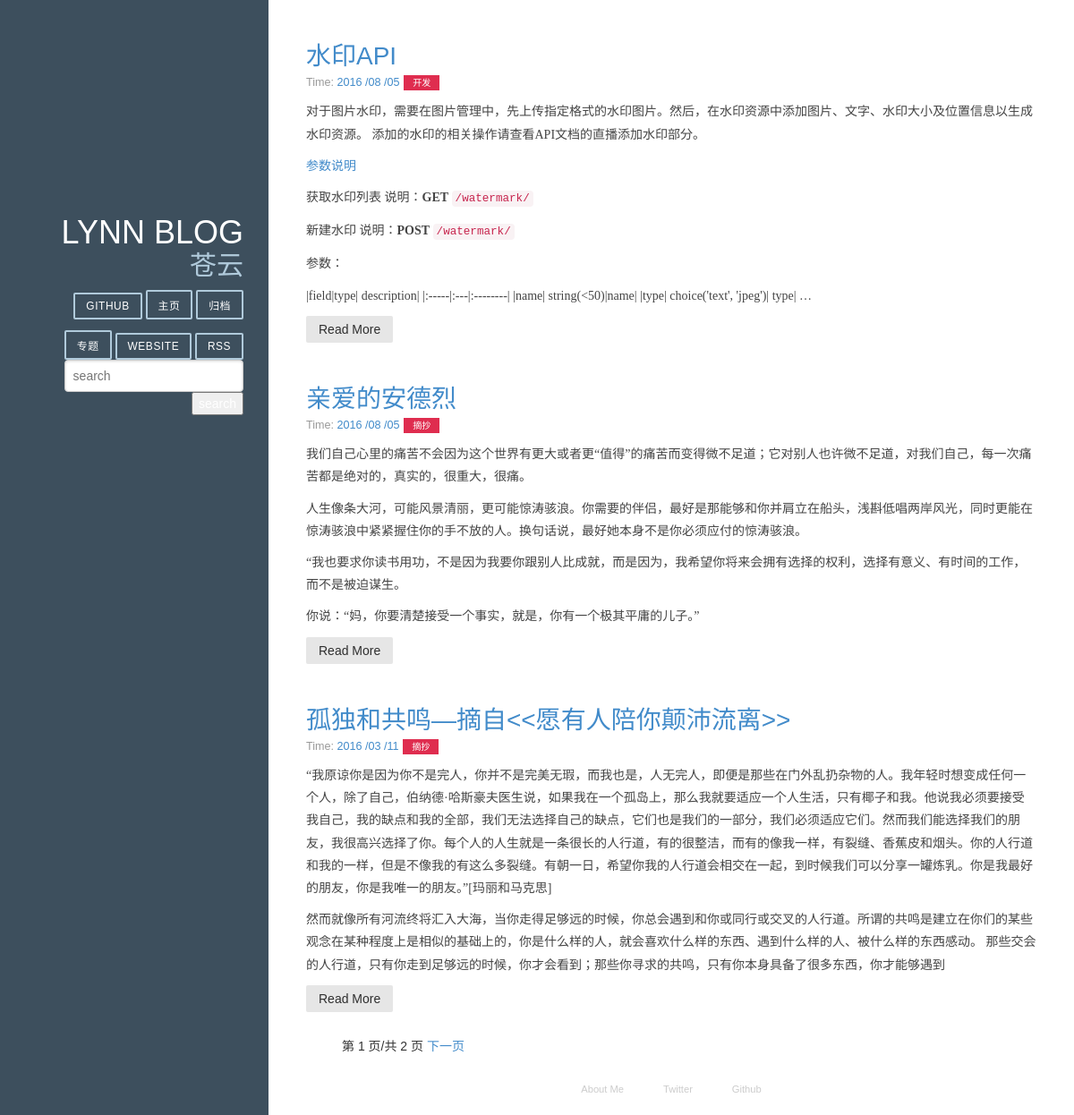
Before: / with the older database file.
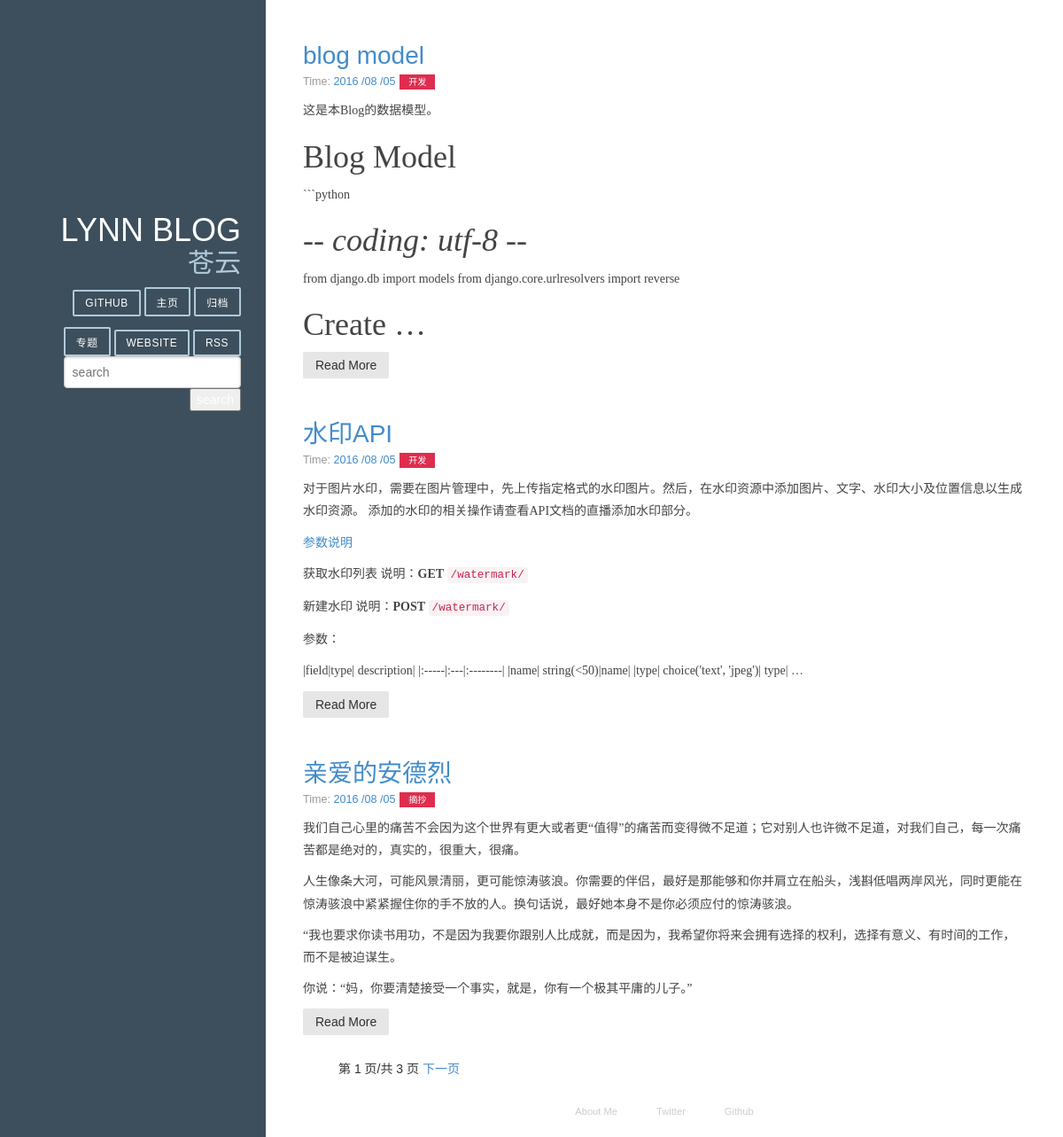
After: the same page with the newer database file.
### article/models.py (models this page shows, shortened)
class Article(models.Model):
    TAGS = (('F', 'Feeling'), ('W', 'Working'), ('E', 'Entertainment'))
    title = models.CharField(max_length=100)  # 博客题目
    tag = models.CharField(choices=TAGS, max_length=50, blank=True)
    category = models.CharField(max_length=50, blank=True)  # 博客标签
    date_time = models.DateTimeField(auto_now_add=True)  # 博客日期
    content = models.TextField(blank=True, null=True)  # 博客文字正文
    class Meta:
        ordering = ['-date_time']

### article/views.py (the view)
# urls.py: url(r'^$', ArticleListView.as_view(), name="home"),
class ArticleListView(ListView):
    model = Article
    template_name = "home.html"
    paginate_by = 3
    context_object_name = "post_list"

### article/templatetags/custom_markdown.py (called while the page is built)
@register.filter(is_safe=True)  #
@stringfilter  #
def custom_markdown(value):
    return mark_safe(markdown.markdown(value,
    	extensions=['markdown.extensions.fenced_code', 'markdown.extensions.codehilite'],
                                       safe_mode=True,
                                       enable_attributes=False))

### templates/home.html (shortened to what this page needs)
{% extends "base.html" %}
{% load custom_markdown %}
{% block content %}
{% if post_list %}
<div class="posts">
    {% for post in post_list %}
        <section class="post">
            <header class="post-header">
                <h2 class="post-title"><a href="{% url "detail" pk=post.id %}">{{ post.title }}</a></h2>
                    <p class="post-meta">
                        Time:  <a class="post-author" href="#">{{ post.date_time |date:"Y /m /d"}}</a> <a class="post-category post-category-js" href="#">{{ post.category }}</a>
                    </p>
            </header>
                <div class="post-description">
                    <p>
                        {{ post.content | truncatewords_html:20 | custom_markdown }}
                    </p>
                </div>
                <a class="pure-button" href="{% url "detail" pk=post.id %}">Read More</a>
        </section>
    {% endfor %}
    {% if is_paginated %}
    <div>
        <ul class="pagenation">
            <span> 第 {{ page_obj.number }} 页/共 {{ page_obj.paginator.num_pages }} 页</span>
            {% if page_obj.has_next %}
            <span><a href="?page={{ page_obj.next_page_number}}">下一页</a></span>
            {% endif %}
        </ul>
    </div>
    {% endif%}
{% else %}
<h1>NO Resutl</h1>
{% endif %}
</div>
{% endblock %}

Changed rows visible on the page:
no longer on this page (row unchanged): Article: title "孤独和共鸣—摘自<<愿有人陪你颠沛流离>>", date_time "2016 /03 /11", category "摘抄", content|custom_markdown "“我原谅你是因为你不是完人，你并不是完美无瑕，而我也是，人无完人，即便是那些在门外乱扔杂物的人。我年轻时想变成任何一个人，除了自己，伯纳德·哈斯豪夫医生说，如果我在一个孤岛上，那么我就要适应一个人生活，只有椰子和我。他说我必须要接受我自己，我的缺点和我的全部，我们无法选择自己的缺点，它们也是我们的一部分，我们必须适应它们。然而我们能选择我们的朋友，我很高兴选择了你。每个人的人生就是一条很长的人行道，有的很整洁，而有的像我一样，有裂缝、香蕉皮和烟头。你的人行道和我的一样，但是不像我的有这么多裂缝。有朝一日，希望你我的人行道会相交在一起，到时候我们可以分享一罐炼乳。你是我最好的朋友，你是我唯一的朋友。”[玛丽和马克思] 然而就像所有河流终将汇入大海，当你走得足够远的时候，你总会遇到和你或同行或交叉的人行道。所谓的共鸣是建立在你们的某些观念在某种程度上是相似的基础上的，你是什么样的人，就会喜欢什么样的东西、遇到什么样的人、被什么样的东西感动。 那些交会的人行道，只有你走到足够远的时候，你才会看到；那些你寻求的共鸣，只有你本身具备了很多东西，你才能够遇到"
added Article: title "blog model", date_time "2016 /08 /05", category "开发", content|custom_markdown "这是本Blog的数据模型。 Blog Model ```python - - coding: utf-8 - - from django.db import models from django.core.urlresolvers import reverse Create …"
Other visible differences:
{{ page_obj.paginator.num_pages }}: "2" → "3"
